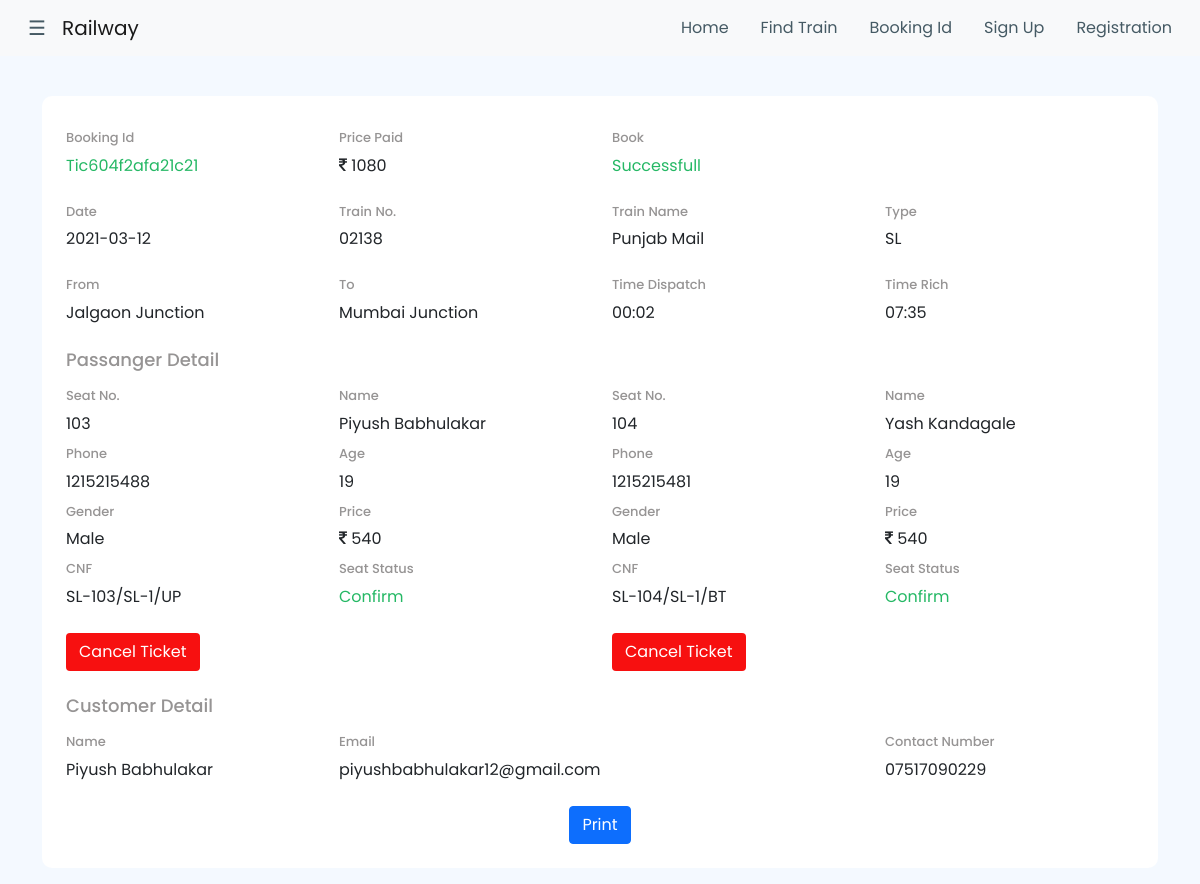
The app's page /Railway/non/vide_ndetailtick.php?id=Tic604f2afa21c21 with its own data.
### tables this page shows
CREATE TABLE `book_t` (
  `id` int(255) NOT NULL,
  `f_name` varchar(255) NOT NULL,
  `age` varchar(255) NOT NULL,
  `gender` varchar(255) NOT NULL,
  `phone` varchar(255) NOT NULL,
  `price_t` varchar(255) NOT NULL,
  `ticki_id` varchar(255) NOT NULL,
  `user_id` varchar(255) NOT NULL,
  `total_price` varchar(255) NOT NULL,
  `payment` varchar(255) NOT NULL,
  `journy_date` varchar(255) NOT NULL,
  `train_no` varchar(255) NOT NULL,
  `train_name` varchar(255) NOT NULL,
  `train_from` varchar(255) NOT NULL,
  `train_to` varchar(255) NOT NULL,
  `train_type` varchar(255) NOT NULL,
  `train_id` varchar(255) NOT NULL,
  `seat_con` varchar(255) NOT NULL DEFAULT 'Waiting',
  `train_coach` varchar(255) NOT NULL,
  `seat_type` varchar(255) NOT NULL
);

CREATE TABLE `train` (
  `id` int(255) NOT NULL,
  `t_no` varchar(255) NOT NULL,
  `t_name` varchar(255) NOT NULL,
  `t_rate` varchar(255) NOT NULL,
  `t_date` varchar(255) NOT NULL,
  `t_from` varchar(255) NOT NULL,
  `t_to` varchar(255) NOT NULL,
  `t_timearriving` varchar(255) NOT NULL,
  `t_timedispatch` varchar(255) NOT NULL,
  `mon` varchar(255) NOT NULL,
  `thu` varchar(255) NOT NULL,
  `wed` varchar(255) NOT NULL,
  `thurs` varchar(255) NOT NULL,
  `fri` varchar(255) NOT NULL,
  `sat` varchar(255) NOT NULL,
  `sun` varchar(255) NOT NULL
);

CREATE TABLE `regi` (
  `id` int(255) NOT NULL,
  `f_name` varchar(255) NOT NULL,
  `l_name` varchar(255) NOT NULL,
  `email` varchar(255) NOT NULL,
  `phone` varchar(255) NOT NULL,
  `pass` varchar(255) NOT NULL,
  `cpass` varchar(255) NOT NULL,
  `gender` varchar(255) NOT NULL,
  `birth_date` varchar(255) NOT NULL,
  `address` varchar(255) NOT NULL,
  `city` varchar(255) NOT NULL,
  `state` varchar(255) NOT NULL,
  `country` varchar(255) NOT NULL
);

### Railway/non/vide_ndetailtick.php (the view, shortened to what this page needs)
<!DOCTYPE html>
<html>
<head>
    <link href="https://cdn.jsdelivr.net/npm/bootstrap@5.0.0-beta2/dist/css/bootstrap.min.css" rel="stylesheet">
<link rel="stylesheet" href="https://stackpath.bootstrapcdn.com/font-awesome/4.7.0/css/font-awesome.min.css">
</head>
<body>
 <nav class="navbar navbar-expand-lg navbar-light bg-light">
  <div class="container-fluid">
    <a class="navbar-brand" href="#"><span style="font-size:20px;cursor:pointer;color: #455A64;" onclick="openNav()">&nbsp &nbsp&#9776;</span>&nbsp&nbsp  Railway</a>
    <div class="collapse navbar-collapse justify-content-end" id="navbarSupportedContent">
      <ul class="nav justify-content-end">
  <li class="nav-item">
    <a class="nav-link nav_link" aria-current="page" href="../non_regi.php" style="color: #455A64; border-radius: 50px;">Home</a>
  </li>
  <li class="nav-item">
    <a class="nav-link nav_link" href="find_train.php" style="color: #455A64; border-radius: 50px;">Find Train</a>
  </li>
  <li class="nav-item">
    <a class="nav-link nav_link" href="book_id.php" style="color: #455A64; border-radius: 50px;">Booking Id</a>
  </li>
  <li class="nav-item">
    <a class="nav-link nav_link" href="../regi/log.php" style="color: #455A64; border-radius: 50px;">Sign Up</a>
  </li>
  <li class="nav-item">
    <a class="nav-link nav_link" href="../regi/index.php" style="color: #455A64; border-radius: 50px;">Registration</a>
  </li>
</ul>
    </div>
  </div>
</nav>
<div class="card-body" id="printare">
<div class="container mt-4">
  <div class="row">
    <div class="col-xl-12 col-12">
      <div style="background: #fff; border-radius: 10px;">
        <div class="container">
          <br>
                       <div class="row">
                         <div class="col-md-3">
                           <h6 class="head_tex" style="padding-top: 10px;">Booking Id</h6>
                <span style="color: #25B865;"><?php echo $ddsa = $_GET['id']; ?></span>
                         </div>
                         <div class="col-xl-3 col-sm-6">
              <?php
$uniq_id = $_GET['id'];
$conn = mysqli_connect("localhost","root","","railway");
$sql = " select * from book_t where ticki_id = '$uniq_id' ";
$run = mysqli_query($conn,$sql);
$row = mysqli_fetch_array($run);
?>
               <h6 class="head_tex" style="padding-top: 10px;">Price Paid</h6>
               <i class="fa fa-inr" aria-hidden="true"></i> <?php echo $row['total_price']; ?>
             </div>
             <div class="col-md-3">
              <h6 class="head_tex" style="padding-top: 10px;">Book</h6>
               <span style="color: #25B865;">Successfull</span>
             </div>
                       </div>
                       <?php
$uniq_id = $_GET['id'];
$conn = mysqli_connect("localhost","root","","railway");
$sql = " select * from book_t where ticki_id = '$uniq_id' ";
$run = mysqli_query($conn,$sql);
$row = mysqli_fetch_array($run);
$isa = $row['train_id'];
$user_id = $row['user_id'];
?>
<?php
$conn = mysqli_connect("localhost","root","","railway");
$aasql = " select * from train where id = '$isa' ";
$russn = mysqli_query($conn,$aasql);
$row_time = mysqli_fetch_array($russn);
?>
           <div class="row mt-3">
             <div class="col-md-3">
                <h6 class="head_tex" style="padding-top: 10px;">Date</h6>
               <?php echo $row['journy_date']; ?>
             </div>
             <div class="col-md-3">
               <h6 class="head_tex" style="padding-top: 10px;">Train No.</h6>
               <?php echo $row['train_no']; ?>
             </div>
             <div class="col-md-3">
               <h6 class="head_tex" style="padding-top: 10px;">Train Name</h6>
               <?php echo $row['train_name']; ?>
             </div>
              <div class="col-md-3">
               <h6 class="head_tex" style="padding-top: 10px;">Type</h6>
              <?php echo $row['train_type']; ?>
             </div>
           </div>
           <div class="row mt-3 mt-3">
             <div class="col-md-3">
               <h6 class="head_tex" style="padding-top: 10px;">From</h6>
               <?php echo $row['train_from']; ?>
             </div>
             <div class="col-md-3">
               <h6 class="head_tex" style="padding-top: 10px;">To</h6>
               <?php echo $row['train_to']; ?>
             </div>
             <div class="col-md-3">
               <h6 class="head_tex" style="padding-top: 10px;">Time Dispatch</h6>
               <?php echo $row_time['t_timearriving']; ?>
             </div>
             <div class="col-md-3">
               <h6 class="head_tex" style="padding-top: 10px;">Time Rich</h6>
               <?php echo $row_time['t_timedispatch']; ?>
             </div>
           </div>
<br>
<h2 class="head_tex_p">Passanger Detail</h2>
<div class="row">
<?php
$uniq_id = $_GET['id'];
$conn = mysqli_connect("localhost","root","","railway");
$sql = " select * from book_t where ticki_id = '$uniq_id' ";
$run = mysqli_query($conn,$sql);
while ($raaa = mysqli_fetch_array($run))
{
?>
    <div class="col-md-6">
      <div class="row">
     <div class="col-md-6">
       <h6 class="head_tex" style="padding-top: 10px;">Seat No.</h6>
       <?php echo $raaa['id']; ?>
     </div>
     <div class="col-md-6">
       <h6 class="head_tex" style="padding-top: 10px;">Name</h6>
       <?php echo $raaa['f_name']; ?>
     </div>
     <div class="col-md-6">
       <h6 class="head_tex" style="padding-top: 10px;">Phone</h6>
       <?php echo $raaa['phone']; ?>
     </div>
     <div class="col-md-6">
       <h6 class="head_tex" style="padding-top: 10px;">Age</h6>
       <?php echo $raaa['age']; ?>
     </div>
   </div>
   <div class="row">
     <div class="col-md-6">
       <h6 class="head_tex" style="padding-top: 10px;">Gender</h6>
       <?php echo $raaa['gender']; ?>
     </div>
     <div class="col-md-6">
       <h6 class="head_tex" style="padding-top: 10px;">Price</h6>
      <i class="fa fa-inr" aria-hidden="true"></i> <?php echo $raaa['price_t']; ?>
     </div>
     <div class="col-md-6">
       <h6 class="head_tex" style="padding-top: 10px;">CNF</h6>
       <?php echo $raaa['train_type']; ?>-<?php echo $raaa['id']; ?>/<?php echo $raaa['train_coach']; ?>/<?php echo $raaa['seat_type']; ?>
     </div>
     <div class="col-md-6">
      <h6 class="head_tex" style="padding-top: 10px;">Seat Status</h6>
       <?php
           if ($raaa['seat_con'] == "Waiting")
           {
             ?>
                 <span style="color: #F71010;"><?php echo $raaa['seat_con']; ?></span>
             <?php
           }
           else
           {
            ?>
               <span style="color: #25B865;"><?php echo $raaa['seat_con']; ?></span>
            <?php
           }
        ?>
     </div>
   </div>
   <div class="row mt-4">
    <div class="col-md-12">
      <form>
        <input type="button" name="" value="Cancel Ticket" onclick="myFunction()" class="btn" style="background: #F71010; color: #fff;">
      </form>
    </div>
   </div>
    </div>
<?php } ?>
</div>
<h2 class="head_tex_p mt-4">Customer Detail</h2>
<?php
$conn = mysqli_connect("localhost","root","","railway");
$sql = " select * from regi where id = '$user_id' ";
$run = mysqli_query($conn,$sql);
while ($raaow = mysqli_fetch_array($run))
{
?>
<div class="row">
  <div class="col-md-3">
    <h6 class="head_tex" style="padding-top: 10px;">Name</h6>
<?php echo $raaow['f_name']; ?> <?php echo $raaow['l_name']; ?>
  </div>
  <div class="col-md-3">
    <h6 class="head_tex" style="padding-top: 10px;">Email</h6>
<?php echo $raaow['email']; ?>
  </div>
  <div class="col-md-3">
  </div>
  <div class="col-md-3">
    <h6 class="head_tex" style="padding-top: 10px;">Contact Number</h6>
    <?php echo $raaow['phone']; ?>
  </div>
</div>
<?php } ?>
<br>
<center><input type="button" name="" value="Print" onclick="printDiv('printare')" class="btn btn-primary"></center>
<br>
        </div>
      </div>
    </div>
  </div>
</div>
</body>
</html>

### Railway/non/vide_ndetailtick.php (style rules this page uses)
body { font-family: 'Poppins', sans-serif; background: #F4F9FF; }
.head_tex { color: #969494; font-size: 13px; }
.head_tex_p { color: #969494; font-size: 18px; }

### records on screen
book_t: total_price "1080", journy_date "2021-03-12", train_no "02138", train_name "Punjab Mail", train_type "SL", train_from "Jalgaon Junction", train_to "Mumbai Junction", id "103", f_name "Piyush Babhulakar", phone "1215215488", age "19", gender "Male", price_t "540", train_coach "SL-1", seat_type "UP", seat_con "Confirm"
train: t_timearriving "00:02", t_timedispatch "07:35"
book_t: id "104", f_name "Yash Kandagale", phone "1215215481", age "19", gender "Male", price_t "540", train_type "SL", train_coach "SL-1", seat_type "BT", seat_con "Confirm"
regi: f_name "Piyush", l_name "Babhulakar", email "piyushbabhulakar12@gmail.com", phone "07517090229"

### other values on screen
$ddsa = $_GET['id'] "Tic604f2afa21c21"
